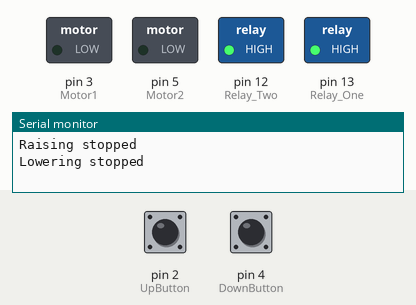
The sketch below on a simulated Arduino Uno, built with avr-gcc and run on an emulated ATmega328P. Parts: switched loads named in the sketch (green lamp = pin HIGH), the last lines printed to the serial monitor. The test bench sets the inputs (shaded band); at power-on: pin 2 (UpButton) LOW, pin 4 (DownButton) LOW.

Above: at 1.2 s.
1.3 s: pin 2 (UpButton) pulled HIGH for 0.15 s
At 2.1 s:
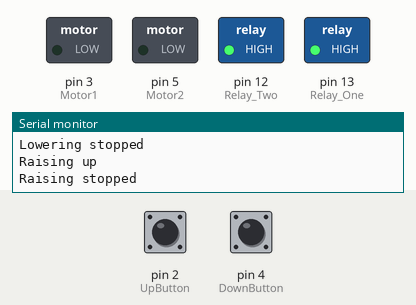
3.0 s: pin 4 (DownButton) pulled HIGH for 0.15 s
At 4.4 s:
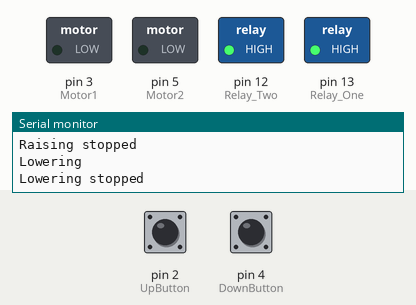
4.7 s: pin 2 (UpButton) pulled HIGH for 1 s
At 5.5 s:
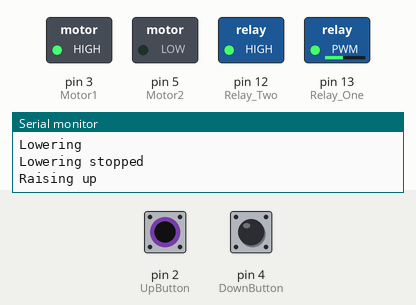
7.2 s: pin 4 (DownButton) pulled HIGH for 1 s
At 7.9 s:
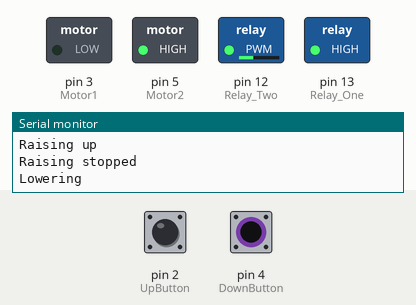
9.7 s: pin 2 (UpButton) pulled HIGH for 0.15 s
At 10.8 s:
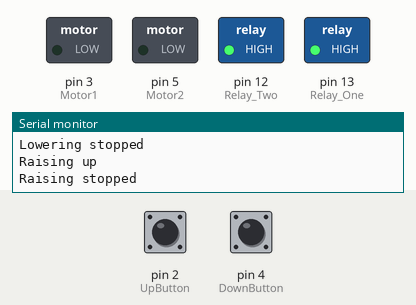
11.4 s: pin 2 (UpButton) pulled HIGH for 3.2 s
At 12.3 s:
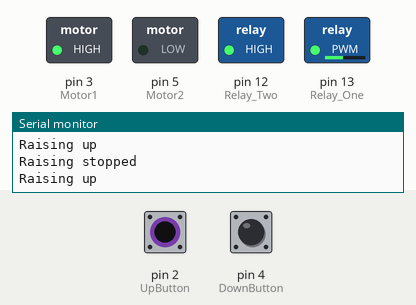
Timing chart, 0 to 16.1 s (numbered marks = the images above; inputs shaded):
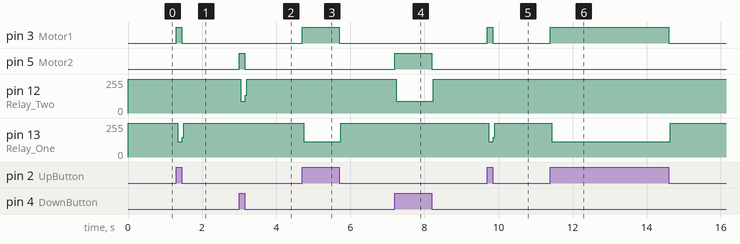

Measured:
- after the input at 1.3 s, pin 3 (Motor1): LOW → HIGH at once, → LOW 0.15 s later; pin 13 (Relay_One): 255/255 → 113/255 at once, → 255/255 0.12 s later
- after the input at 3.0 s, pin 5 (Motor2): LOW → HIGH at once, → LOW 0.15 s later; pin 12 (Relay_Two): 255/255 → 90/255 at once, → 255/255 0.12 s later
- after the input at 4.7 s, pin 3 (Motor1): LOW → HIGH at once, → LOW 1.0 s later; pin 13 (Relay_One): 255/255 → 113/255 at once, → 255/255 1.0 s later
- after the input at 7.2 s, pin 5 (Motor2): LOW → HIGH at once, → LOW 1.0 s later; pin 12 (Relay_Two): 255/255 → 90/255 at once, → 255/255 1.0 s later
- after the input at 9.7 s, pin 3 (Motor1): LOW → HIGH at once, → LOW 0.15 s later; pin 13 (Relay_One): 255/255 → 113/255 at once, → 255/255 0.12 s later
- after the input at 11.4 s, pin 3 (Motor1): LOW → HIGH at once, → LOW 3.2 s later; pin 13 (Relay_One): 255/255 → 113/255 at once, → 255/255 3.2 s later

The sketch:

LiftMotorTest.ino
```cpp
int Relay_One = 13;  //Relay one pin
int Relay_Two = 12;  //Relay two pin
int UpButton = 2;    //lift up
int DownButton = 4;  //lift down
int Motor1 =3;       //motor pin up
int Motor2 = 5;      //motor pin down

bool R = true;
bool Rs = true;
bool L =true;
bool Ls = true;

void setup()
{
 Serial.begin(9600);
 pinMode(Relay_One, OUTPUT);
 pinMode (Relay_Two, OUTPUT);
 pinMode (UpButton, INPUT);
 pinMode (DownButton, INPUT);
 pinMode (Motor1, OUTPUT);
 pinMode (Motor2, OUTPUT);
}

void loop()
{

  /*
   THIS IS LIFT UP CODE
   */
   if (digitalRead(UpButton) == HIGH) {

      digitalWrite(Motor1, HIGH);
      digitalWrite (Relay_One, LOW);
      digitalWrite (Relay_Two, HIGH); //TESTING
      if (R) Serial.println("Raising up");
      R = false;
      Rs = true;
      }

      else {

      digitalWrite(Motor1, LOW); //turn off motor
      digitalWrite (Relay_One, HIGH);  //turn off relay
      digitalWrite (Relay_Two, HIGH); //TESTING
      if (Rs) Serial.println("Raising stopped");
      Rs = false;
      R = true;
    }

  /*
   * THIS IS LIFT DOWN CODE
   */

  if (digitalRead(DownButton) == HIGH) {

      digitalWrite(Motor2, HIGH);
      digitalWrite (Relay_Two, LOW);
      digitalWrite (Relay_One, HIGH); //TESTING
      if (L) Serial.println("Lowering");
      L = false;
      Ls = true;
      }

      else {

      digitalWrite(Motor2, LOW); //turn off motor
      digitalWrite (Relay_Two, HIGH);  //turn off relay
      digitalWrite (Relay_One, HIGH);//TESTING
      if (Ls) Serial.println("Lowering stopped");
      Ls = false;
      L = true;

    }
}
```
